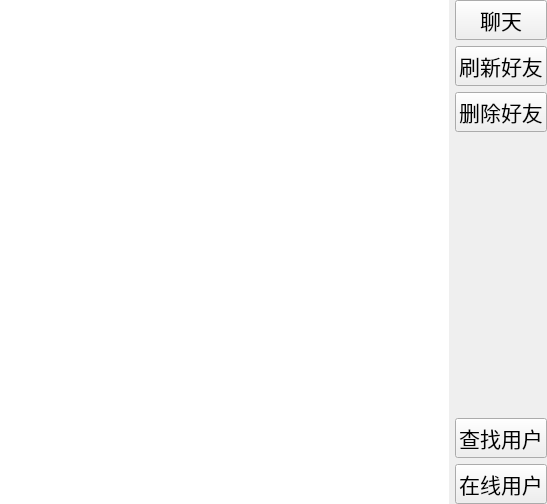
<?xml version="1.0" encoding="UTF-8"?>
<ui version="4.0">
 <class>Friend</class>
 <widget class="QWidget" name="Friend">
  <property name="geometry">
   <rect>
    <x>0</x>
    <y>0</y>
    <width>547</width>
    <height>504</height>
   </rect>
  </property>
  <property name="windowTitle">
   <string>Form</string>
  </property>
  <layout class="QGridLayout" name="gridLayout">
   <property name="leftMargin">
    <number>0</number>
   </property>
   <property name="topMargin">
    <number>0</number>
   </property>
   <property name="rightMargin">
    <number>0</number>
   </property>
   <property name="bottomMargin">
    <number>0</number>
   </property>
   <property name="verticalSpacing">
    <number>6</number>
   </property>
   <item row="0" column="0">
    <widget class="QListWidget" name="friend_List">
     <property name="frameShape">
      <enum>QFrame::NoFrame</enum>
     </property>
    </widget>
   </item>
   <item row="0" column="1">
    <layout class="QVBoxLayout" name="verticalLayout">
     <item>
      <widget class="QPushButton" name="chat_PB">
       <property name="font">
        <font>
         <family>宋体</family>
         <pointsize>16</pointsize>
        </font>
       </property>
       <property name="text">
        <string>聊天</string>
       </property>
      </widget>
     </item>
     <item>
      <widget class="QPushButton" name="flushFriend_PB">
       <property name="font">
        <font>
         <family>宋体</family>
         <pointsize>16</pointsize>
        </font>
       </property>
       <property name="text">
        <string>刷新好友</string>
       </property>
      </widget>
     </item>
     <item>
      <widget class="QPushButton" name="delFriend_PB">
       <property name="font">
        <font>
         <family>宋体</family>
         <pointsize>16</pointsize>
        </font>
       </property>
       <property name="text">
        <string>删除好友</string>
       </property>
      </widget>
     </item>
     <item>
      <spacer name="verticalSpacer">
       <property name="orientation">
        <enum>Qt::Vertical</enum>
       </property>
       <property name="sizeHint" stdset="0">
        <size>
         <width>20</width>
         <height>40</height>
        </size>
       </property>
      </spacer>
     </item>
     <item>
      <widget class="QPushButton" name="findUser_PB">
       <property name="font">
        <font>
         <family>宋体</family>
         <pointsize>16</pointsize>
        </font>
       </property>
       <property name="text">
        <string>查找用户</string>
       </property>
      </widget>
     </item>
     <item>
      <widget class="QPushButton" name="onlineUser_PB">
       <property name="font">
        <font>
         <family>宋体</family>
         <pointsize>16</pointsize>
        </font>
       </property>
       <property name="text">
        <string>在线用户</string>
       </property>
      </widget>
     </item>
    </layout>
   </item>
  </layout>
 </widget>
 <resources/>
 <connections/>
</ui>
